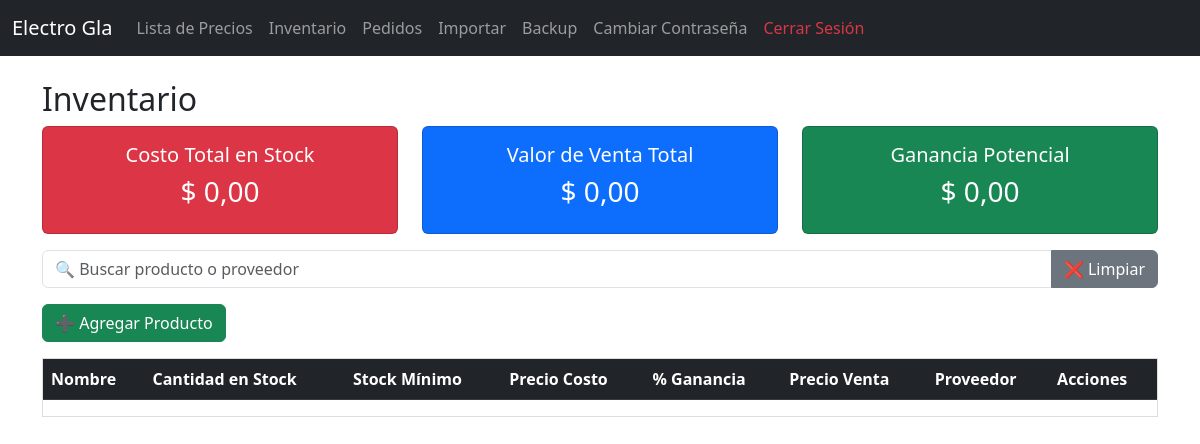
/inventario (signed in), run on an earlier commit of the app's database.
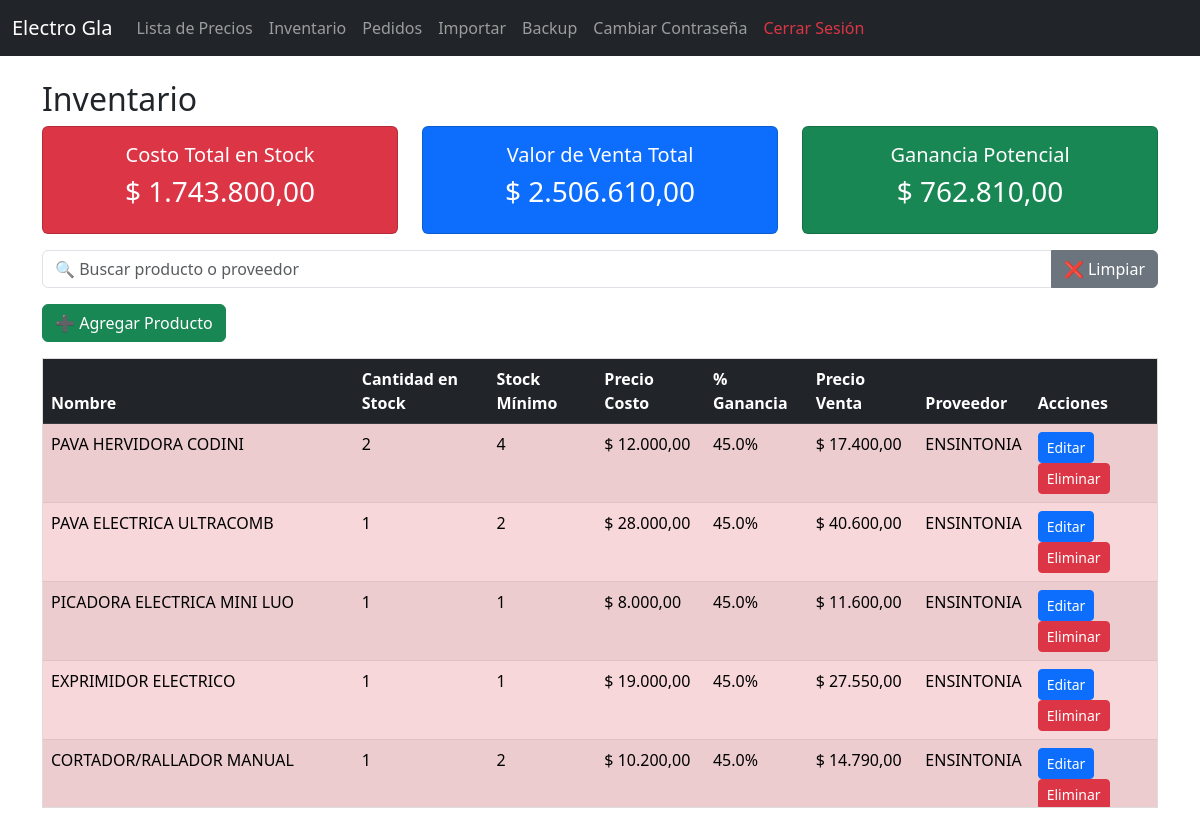
And on a later commit of the database.
### tables this page shows
CREATE TABLE productos (
        id INTEGER PRIMARY KEY AUTOINCREMENT,
        nombre TEXT NOT NULL,
        cantidad INTEGER NOT NULL,
        stock_minimo INTEGER NOT NULL,
        precio_costo REAL NOT NULL,
        proveedor TEXT NOT NULL,
        ganancia REAL DEFAULT 0
    );

### app_negocio.py (the view)
@app.route("/inventario")
def inventario():
    if "usuario" not in session:
        return redirect(url_for("login"))
    q = request.args.get("q", "").lower()
    productos_db = obtener_productos()
    productos = []
    for p in productos_db:
        precio_venta = p["precio_costo"] * (1 + (p["ganancia"] or 0) / 100)
        productos.append({
            "id": p["id"],
            "nombre": p["nombre"],
            "cantidad": p["cantidad"],
            "stock_minimo": p["stock_minimo"],
            "precio_costo": p["precio_costo"],
            "ganancia": p["ganancia"] or 0,
            "precio_venta": precio_venta,
            "proveedor": p["proveedor"]
        })
    if q:
        productos = [p for p in productos if q in p["nombre"].lower() or q in p["proveedor"].lower()]
    total_costo = sum(p["cantidad"] * p["precio_costo"] for p in productos)
    total_venta = sum(p["cantidad"] * p["precio_venta"] for p in productos)
    ganancia = total_venta - total_costo
    return render_template("index.html",
                           productos=productos,
                           query=q,
                           total_costo=total_costo,
                           total_venta=total_venta,
                           ganancia=ganancia)

### app_negocio.py (called while the page is built)
@app.template_filter('precio')
def format_precio(value):
    try:
        return f"{float(value):,.2f}".replace(',', 'X').replace('.', ',').replace('X', '.')
    except:
        return value

def get_connection():
    conn = sqlite3.connect(DB_NAME)
    conn.row_factory = sqlite3.Row
    return conn

def obtener_productos():
    conn = get_connection()
    productos = conn.execute("SELECT * FROM productos").fetchall()
    conn.close()
    return productos

### templates/index.html (shortened to what this page needs)
{% extends "layout.html" %}
{% block content %}
<h2>Inventario</h2>
<div class="row mb-3">
    <div class="col-md-4">
        <div class="card bg-danger text-white text-center">
            <div class="card-body">
                <h5 class="card-title">Costo Total en Stock</h5>
                <h3>$ {{ total_costo|precio }}</h3>
            </div>
        </div>
    </div>
    <div class="col-md-4">
        <div class="card bg-primary text-white text-center">
            <div class="card-body">
                <h5 class="card-title">Valor de Venta Total</h5>
                <h3>$ {{ total_venta|precio }}</h3>
            </div>
        </div>
    </div>
    <div class="col-md-4">
        <div class="card {% if ganancia < 0 %}bg-danger{% else %}bg-success{% endif %} text-white text-center">
            <div class="card-body">
                <h5 class="card-title">Ganancia Potencial</h5>
                <h3>$ {{ ganancia|precio }}</h3>
            </div>
        </div>
    </div>
</div>
<div class="input-group mb-3">
    <input type="text" id="buscador" class="form-control" placeholder="🔍 Buscar producto o proveedor">
    <button type="button" class="btn btn-secondary" onclick="limpiarBusqueda()">❌ Limpiar</button>
</div>
<a href="{{ url_for('agregar') }}" class="btn btn-success mb-3">➕ Agregar Producto</a>
<div style="max-height: 450px; overflow-y: auto; border: 1px solid #ddd;">
<table class="table table-striped">
<thead class="table-dark" style="position: sticky; top: 0;">
<tr>
  <th>Nombre</th>
  <th>Cantidad en Stock</th>
  <th>Stock Mínimo</th>
  <th>Precio Costo</th>
  <th>% Ganancia</th>
  <th>Precio Venta</th>
  <th>Proveedor</th>
  <th>Acciones</th>
</tr>
</thead>
<tbody>
{% for p in productos %}
<tr class="{% if p['cantidad'] <= p['stock_minimo'] %}table-danger{% endif %}">
  <td>{{ p['nombre'] }}</td>
  <td>{{ p['cantidad'] }}</td>
  <td>{{ p['stock_minimo'] }}</td>
  <td>$ {{ p['precio_costo']|precio }}</td>
  <td>{{ p['ganancia'] }}%</td>
  <td>$ {{ p['precio_venta']|precio }}</td>
  <td>{{ p['proveedor'] }}</td>
  <td>
    <a href="{{ url_for('editar', id=p['id']) }}" class="btn btn-sm btn-primary">Editar</a>
    <a href="{{ url_for('eliminar', id=p['id']) }}" class="btn btn-sm btn-danger" onclick="return confirm('¿Eliminar este producto?')">Eliminar</a>
  </td>
</tr>
{% endfor %}
</tbody>
</table>
</div>
{% endblock %}

What changed in the data, as far as the page shows it:
added productos: nombre "PAVA HERVIDORA CODINI", cantidad "2", stock_minimo "4", precio_costo|precio "12.000,00", ganancia "45.0", precio_venta|precio "17.400,00", proveedor "ENSINTONIA"
added productos: nombre "PAVA ELECTRICA ULTRACOMB", cantidad "1", stock_minimo "2", precio_costo|precio "28.000,00", ganancia "45.0", precio_venta|precio "40.600,00", proveedor "ENSINTONIA"
added productos: nombre "PICADORA ELECTRICA MINI LUO", cantidad "1", stock_minimo "1", precio_costo|precio "8.000,00", ganancia "45.0", precio_venta|precio "11.600,00", proveedor "ENSINTONIA"
added productos: nombre "EXPRIMIDOR ELECTRICO", cantidad "1", stock_minimo "1", precio_costo|precio "19.000,00", ganancia "45.0", precio_venta|precio "27.550,00", proveedor "ENSINTONIA"
added productos: nombre "CORTADOR/RALLADOR MANUAL", cantidad "1", stock_minimo "2", precio_costo|precio "10.200,00", ganancia "45.0", precio_venta|precio "14.790,00", proveedor "ENSINTONIA"
Also different on the page:
{{ total_costo|precio }}: "0,00" → "1.743.800,00"
{{ total_venta|precio }}: "0,00" → "2.506.610,00"
{{ ganancia|precio }}: "0,00" → "762.810,00"
